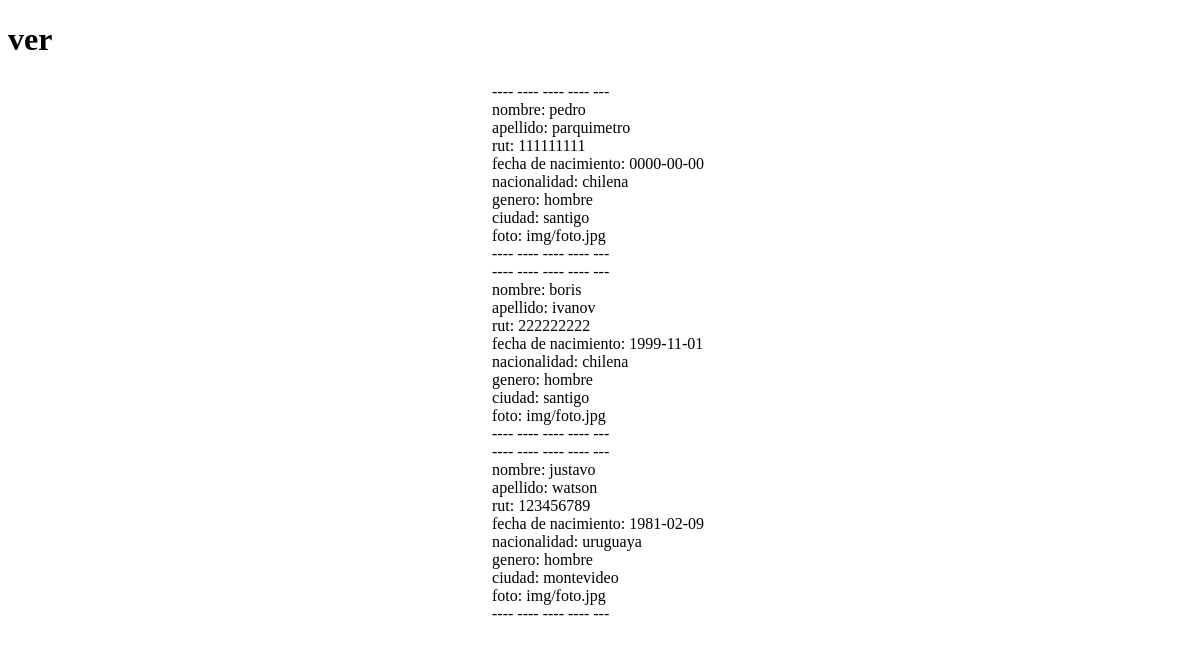
Before: /ver.php with the older database file.
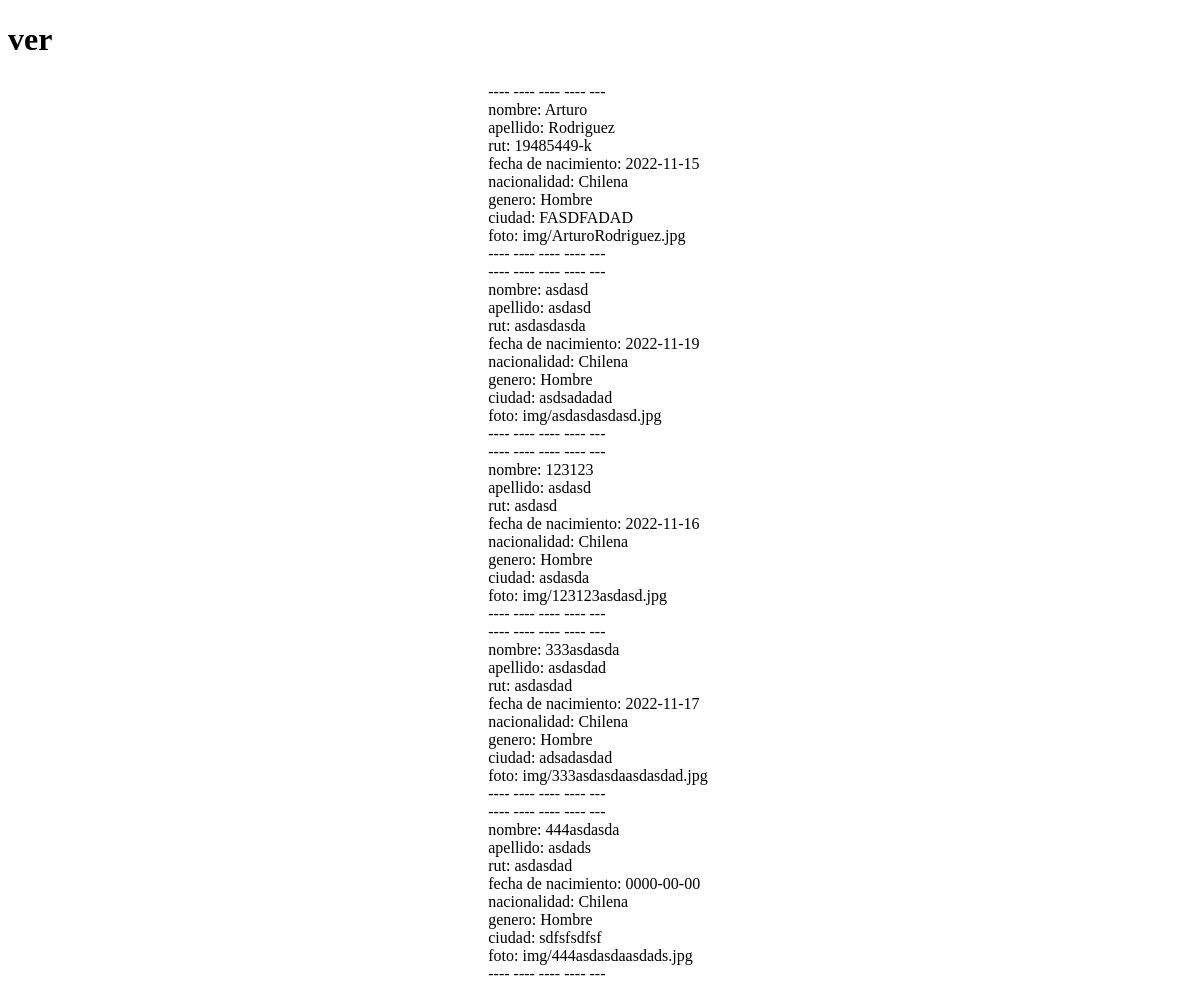
After: the same page with the newer database file.
### tables this page shows
CREATE TABLE `prueba_2` (
  `id` int(11) NOT NULL,
  `nombre` varchar(100) NOT NULL,
  `apellido` varchar(100) NOT NULL,
  `rut` varchar(10) NOT NULL,
  `fecha` date NOT NULL,
  `nacionalidad` varchar(25) NOT NULL,
  `genero` varchar(25) NOT NULL,
  `ciudad` varchar(100) NOT NULL,
  `foto` varchar(100) NOT NULL
);

### ver.php (the view, shortened to what this page needs)
<!DOCTYPE html>
<html lang="en">
<head>
</head>
<body>
<h1>ver </h1>
      <table border="0" align="center">
        <tr>
          <td>
          <?php
$host = "localhost";
    $user ="root";
    $pass="";
    $db="bd_prueba_2";
    $conexion= mysqli_connect($host, $user,$pass,$db);
    $vista = "SELECT * FROM prueba_2";
    $resultado = mysqli_query($conexion, $vista);
        while($fila = mysqli_fetch_assoc($resultado)){
        echo "----  ----  ----  ----  ---<br>";
         echo "nombre: " .$fila["nombre"] . "<br>";
         echo "apellido: " .$fila["apellido"] . "<br>";
         echo "rut: " .$fila["rut"] ."<br>";
         echo "fecha de nacimiento: " .$fila["fecha"] ."<br>";
         echo " nacionalidad: " .$fila["nacionalidad"] ."<br>";
         echo " genero: " .$fila["genero"] ."<br>";
         echo " ciudad: " .$fila["ciudad"] ."<br>";
         echo " foto: " .$fila["foto"] ."<br>";
         echo "----  ----  ----  ----  ---<br>";
    }
?>
          </td>
          <td>
      </table>
</body>
</html>

Changed rows visible on the page:
removed prueba_2: nombre "pedro", apellido "parquimetro", rut "111111111", fecha "0000-00-00", nacionalidad "chilena", genero "hombre", ciudad "santigo", foto "img/foto.jpg"
removed prueba_2: nombre "boris", apellido "ivanov", rut "222222222", fecha "1999-11-01", nacionalidad "chilena", genero "hombre", ciudad "santigo", foto "img/foto.jpg"
removed prueba_2: nombre "justavo", apellido "watson", rut "123456789", fecha "1981-02-09", nacionalidad "uruguaya", genero "hombre", ciudad "montevideo", foto "img/foto.jpg"
added prueba_2: nombre "Arturo", apellido "Rodriguez", rut "19485449-k", fecha "2022-11-15", nacionalidad "Chilena", genero "Hombre", ciudad "FASDFADAD", foto "img/ArturoRodriguez.jpg"
added prueba_2: nombre "asdasd", apellido "asdasd", rut "asdasdasda", fecha "2022-11-19", nacionalidad "Chilena", genero "Hombre", ciudad "asdsadadad", foto "img/asdasdasdasd.jpg"
added prueba_2: nombre "123123", apellido "asdasd", rut "asdasd", fecha "2022-11-16", nacionalidad "Chilena", genero "Hombre", ciudad "asdasda", foto "img/123123asdasd.jpg"
added prueba_2: nombre "333asdasda", apellido "asdasdad", rut "asdasdad", fecha "2022-11-17", nacionalidad "Chilena", genero "Hombre", ciudad "adsadasdad", foto "img/333asdasdaasdasdad.jpg"
added prueba_2: nombre "444asdasda", apellido "asdads", rut "asdasdad", fecha "0000-00-00", nacionalidad "Chilena", genero "Hombre", ciudad "sdfsfsdfsf", foto "img/444asdasdaasdads.jpg"
